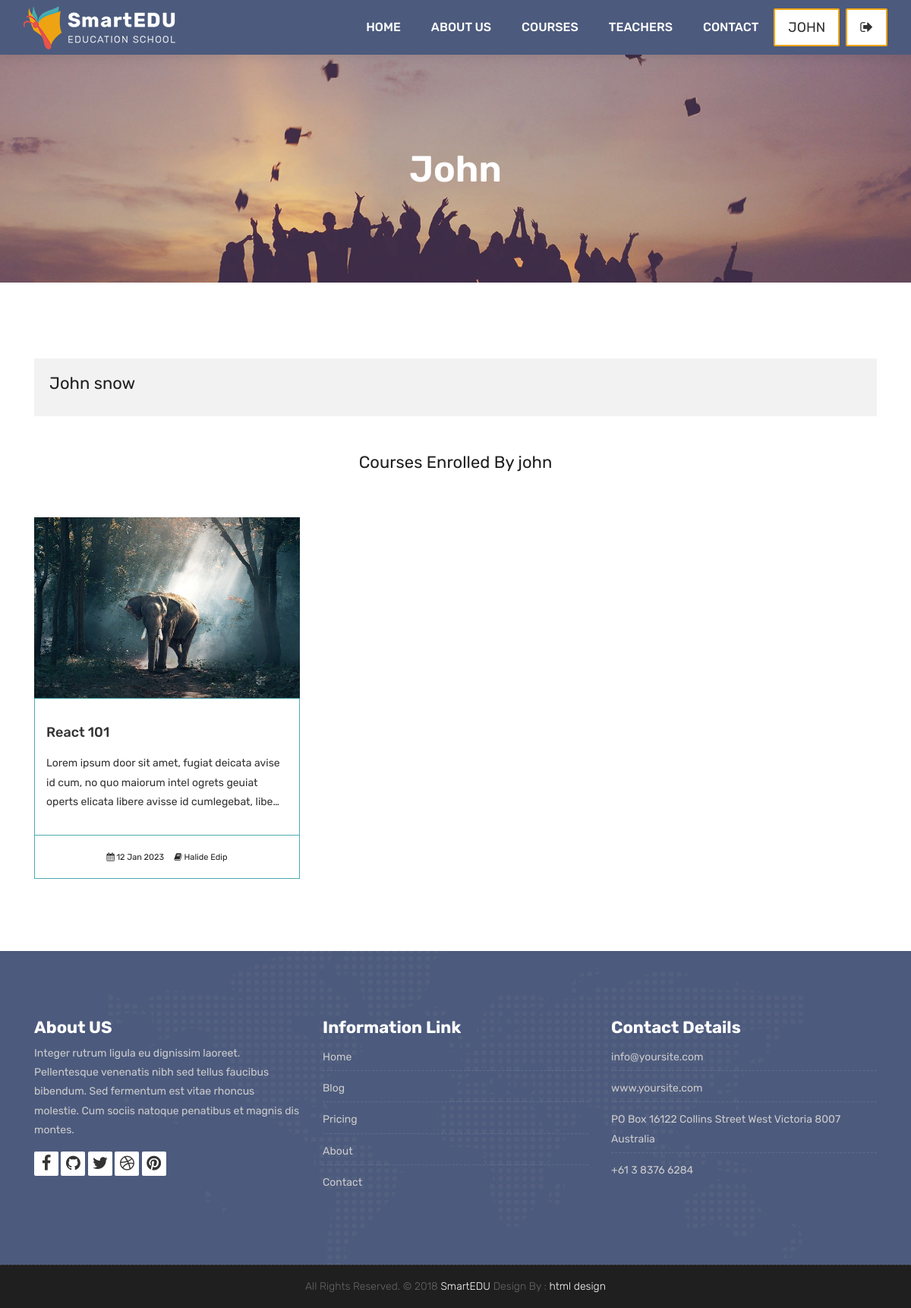
Screenshot of /accounts/dashboard/ (signed in) with the database file from the repository.
### courses/models.py (models this page shows, shortened)
class Course(models.Model):
    teacher = models.ForeignKey(Teacher, null=True, on_delete=models.CASCADE)
    name = models.CharField(max_length=200, unique=True)
    category = models.ForeignKey(Category, null=True, on_delete=models.DO_NOTHING)
    tags = models.ManyToManyField(Tag, blank=True, null=True)
    students = models.ManyToManyField(User, blank=True, related_name='courses_joined')
    description = models.TextField(blank=True, null=True)
    image = models.ImageField(upload_to="courses/%Y/%m/%d/", default="courses/default_course_image.jpg")
    date = models.DateTimeField(auto_now=True)
    available = models.BooleanField(default=True)

### teachers/models.py (models this page shows)
class Teacher(models.Model):
    name = models.CharField(max_length=50)
    title = models.CharField(max_length=50)
    description = models.TextField(blank=True)
    image = models.ImageField(upload_to="courses/%Y/%m/%d/")
    facebook = models.URLField(max_length=100, blank=True)
    twitter = models.URLField(max_length=100, blank=True)
    linkedin = models.URLField(max_length=100, blank=True)
    youtube = models.URLField(max_length=100, blank=True)
    def __str__(self):
        return self.name

### accounts/views.py (the view)
# urls.py: path('dashboard/', views.user_dashboard, name="dashboard"),
@login_required(login_url='login')
def user_dashboard(request):
    current_user = request.user
    courses = current_user.courses_joined.all()
    context = {
        'courses': courses
    }
    return render(request, 'dashboard.html', context)

### templates/dashboard.html
{% extends 'partials/_base.html' %}
{% load static %}
{% block content %}
	<div class="all-title-box">
		<div class="container text-center">
			<h1>{{ user.username }}</span></h1>
		</div>
	</div>
    <div id="overviews" class="section wb">
        <div class="container">
            <div class="row">
                <div class="col-lg-12 blog-post-single">
					<div class="blog-author">
						<div class="author-bio">
							<h2 class="author_name">{{ user.first_name }} {{ user.last_name }}</h3>
						</div>
					</div>
                </div>
            </div>
            <div class="row">
                <div class="col-lg-12">
                    <h2 class="text-center my-5">Courses Enrolled By {{ user.username  }}</h2>
                </div>
                {% for course in courses %}
                <div class="col-lg-4 col-md-6 col-12">
                    <div class="course-item">
						<div class="image-blog">
							<img src="{{course.image.url}}" alt="" class="img-fluid">
						</div>
						<div class="course-br">
							<div class="course-title">
								<h2><a href="{% url 'course_detail' course.category.slug course.id %}" title="">{{course.name}}</a></h2>
							</div>
							<div class="course-desc">
								<p>{{course.description | truncatechars:140}}</p>
							</div>
						</div>
						<div class="course-meta-bot">
							<ul>
								<li><i class="fa fa-calendar" aria-hidden="true"></i> {{course.date|date:"d M Y"}}</li>
								<li><i class="fa fa-book" aria-hidden="true"></i> {{course.teacher}}</li>
							</ul>
						</div>
					</div>
                    <br>
                </div>
                {% endfor %}
            </div>
        </div>
    </div>
    {% endblock %}

### templates/partials/_navbar.html (shortened to what this page needs)
{% load static %}
<header class="top-navbar">
    <nav class="navbar navbar-expand-lg navbar-light bg-light">
        <div class="container-fluid">
            <a class="navbar-brand" href="{% url 'index' %}">
                <img src="{% static 'images/logo.png' %}" alt="" />
            </a>
            <div class="collapse navbar-collapse" id="navbars-host">
                <ul class="navbar-nav ml-auto">
                    <li class="nav-item {% if '/' == request.path%} active {% endif %}"><a class="nav-link" href="{% url 'index' %}">Home</a></li>
                    <li class="nav-item {% if 'about' in request.path%} active {% endif %}"><a class="nav-link" href="{% url 'about' %}">About Us</a></li>
                    <li class="nav-item {% if 'courses' in request.path%} active {% endif %}"><a class="nav-link" href="{% url 'courses' %}">Courses</a></li>
                    <li class="nav-item {% if 'teachers' in request.path%} active {% endif %}"><a class="nav-link" href="{% url 'teachers' %}">Teachers</a></li>
                    <li class="nav-item {% if 'contact' in request.path%} active {% endif %}"><a class="nav-link" href="{% url 'contact' %}">Contact</a></li>
                </ul>
                <ul class="nav navbar-nav navbar-right">
                    {% if user.is_authenticated %}
                    <li><a class="hover-btn-new log orange mr-2" href=" {% url 'dashboard' %} " ><span> {{user.username}} </span></a></li>
                    <li><a class="hover-btn-new log orange"href="javascript: {document.getElementById('logout').submit()}" ><span><i class="fa fa-sign-out"></i></span></a>
                    </li>
                    {% else %}
                    <li><a class="hover-btn-new log orange mr-2" href=" {% url 'login' %} " ><span><i class="fa fa-sign-in"></i></span></a></li>
                    <li><a class="hover-btn-new log orange" href=" {% url 'register' %} " ><span><i class="fa fa-user-plus"></i></span></a></li>
                    {% endif %}
                </ul>
            </div>
        </div>
    </nav>
</header>

### rows the page displays
Course: image (picture), name "React 101", description "Lorem ipsum door sit amet, fugiat deicata avise id cum, no quo maiorum intel ogrets geuiat operts elicata libere avisse id cumlegebat, libe…", date "12 Jan 2023", teacher "Halide Edip"

### other values shown
{{ user.username }} "JOHN"
{{ user.username }} "John"
{{ user.first_name }} "John"
{{ user.last_name }} "snow"
{{ user.username }} "john"
